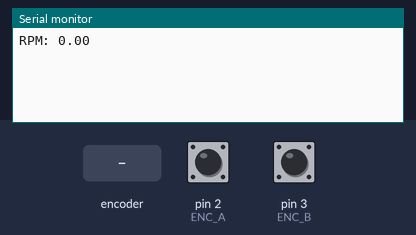
Bench run of a sketch on a simulated Arduino Uno, built with avr-gcc and run on an emulated ATmega328P. On the bench: the last lines printed to the serial monitor. Inputs (shaded band) come from the test bench; at power-on: pin 2 (ENC_A) HIGH, pin 3 (ENC_B) HIGH.

Above: at 1.2 s.
1.3 s: rotary encoder on pin 2 (ENC_A) / pin 3 (ENC_B) turned 1 step (first pin leading)
At 2.8 s:
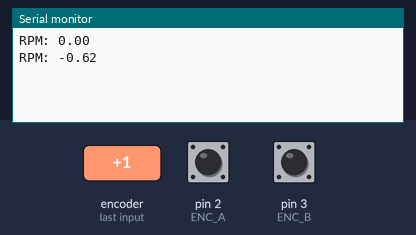
3.0 s: rotary encoder on pin 2 (ENC_A) / pin 3 (ENC_B) turned 1 step (first pin leading)
At 3.8 s:
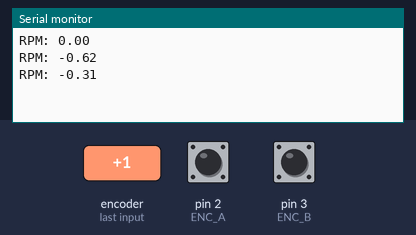
Timing chart, 0 to 6.0 s (numbered marks = the images above; inputs shaded):
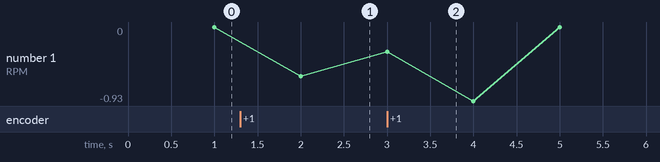

The sketch:

linear.ino
```cpp
#define ENC_A     2
#define ENC_B     3
#define MD_A      4
#define MD_B      5
#define M_PWM     9

#define PULSE_PER_ROT 193.6f
#define ENC_BUFF_CNT  10
#define ENC_DT    3  // us

volatile int32_t encoder = 0;
volatile int phase = 0; // (AB) 0: 00, 1: 01, 2: 11, 3: 10

void encoder_isr() {
  int a = digitalRead(ENC_A);
  int b = digitalRead(ENC_B);
  int new_phase = -1;
  if(!a && !b) {
    new_phase = 0;
  }else if(!a && b) {
    new_phase = 1;
  }else if(a && b) {
    new_phase = 2;
  }else if(a && !b) {
    new_phase = 3;
  }
  // 3 -> 0
  if(phase == 3 && new_phase == 0) {
    encoder ++;
  // 0 -> 3
  }else if(phase == 0 && new_phase == 3) {
    encoder --;
  // 0 <-> 1 <-> 2 <-> 3
  }else {
    encoder += new_phase - phase;
  }
  phase = new_phase;
}


void setup() {
  Serial.begin(9600);
  // pinMode(MD_A, OUTPUT);
  // pinMode(MD_B, OUTPUT);
  pinMode(ENC_A, INPUT);
  pinMode(ENC_B, INPUT);
  attachInterrupt(0, encoder_isr, CHANGE);
  attachInterrupt(1, encoder_isr, CHANGE);
  // q2
  // digitalWrite(MD_A, 1);
  // digitalWrite(MD_B, 0);
  // analogWrite(M_PWM, 200);
}

// int last_encoder = 0;
// int encoder_cursor = 0;
// uint32_t last_update = millis();

void loop() {
  // Serial.print("Encoder: ");
  // Serial.println(encoder);
  // delay(100);
  static int32_t last_encoder = 0;
  delay(1000);
  // get rpm
  float rotation = (encoder - last_encoder) / PULSE_PER_ROT;
  last_encoder = encoder;
  Serial.print("RPM: ");
  Serial.println(rotation * 60);
}
```

main.cpp
```cpp
#include <Arduino.h>

#define ENC_A     	(2)
#define ENC_B     	(3)
#define MD_A      	(6)
#define MD_B      	(7)
#define M_PWM     	(5)
#define END_STOP	(13)

#define PULSE_PER_REV 	(193.6f)
#define LOOP_DT    		(1)  // ms
#define DIST_PER_REV	(40)
#define DOWN_SAMPLE		(10)
#define VEL_FILT		(0.05f)
#define MIN_VEL			(4.9f)		// mm/s
#define MAX_VEL			(400.1f)	// mm/s
#define MIN_POS			(-0.1f)		// mm
#define MAX_POS			(200.1f)	// mm

#define REPORT_IDENT	{0xAA, 0xBB, 0xCC, 0xDD}
#define CTRL_CFG_IDENT	(0xEE)
#define PID_CFG_IDENT	(0xFF)

#define VELOCITY_MODE	(0)
#define POSITION_MODE	(1)

typedef struct {
	float vel;
	float pos;
	float target_vel;
	float target_pos;
	float output;
	float p;
	float i;
	float d;
	uint8_t ident[4];
}status_report_t;
status_report_t report = {0};

typedef struct {
	uint8_t ident[4];
	float target_vel;
	float target_pos;
	int32_t mode;
}control_t;

typedef struct {
	uint8_t ident[4];
	float kp;
	float ki;
	float kd;
	int32_t type; // 0: velocity, 1: position
}pid_config_t;
pid_config_t vel_cfg = {.ident = {0}, .kp = 10.0f, .ki = 0.1f, .kd = 0.0f, .type = 0};
pid_config_t pos_cfg = {.ident = {0}, .kp = 20.0f, .ki = 0.1f, .kd = 10.0f, .type = 1};

volatile int8_t isr_encoder = 0;
int32_t encoder = 0;
float vel = 0;	// mm/s
float pos = 0;	// mm
float target_vel = 0; // mm/s
float target_pos = 0; // mm
int32_t mode = VELOCITY_MODE; // 0: velocity, 1: position
float vel_filt = VEL_FILT;

void encoder_isr() {
	static volatile int phase = 0; // (AB) 0: 00, 1: 01, 2: 11, 3: 10
	int a = digitalRead(ENC_A);
	int b = digitalRead(ENC_B);
	int new_phase = -1;
	if(!a && !b) {
		new_phase = 0;
	}else if(!a && b) {
		new_phase = 1;
	}else if(a && b) {
		new_phase = 2;
	}else if(a && !b) {
		new_phase = 3;
	}
	// 3 -> 0
	if(phase == 3 && new_phase == 0) {
		isr_encoder ++;
	// 0 -> 3
	}else if(phase == 0 && new_phase == 3) {
		isr_encoder --;
	// 0 <-> 1 <-> 2 <-> 3
	}else {
		isr_encoder += new_phase - phase;
	}
	phase = new_phase;
}


float constrain_vel(float value) {
	if(value > 0 && value > MIN_VEL) {
		return constrain(value, MIN_VEL, MAX_VEL);
	}else if(value < 0 && value < -MIN_VEL) {
		return constrain(value, -MAX_VEL, -MIN_VEL);
	}else {
		return 0;
	}
}

float constrain_pos(float value) {
	if(value > 0 && value > MIN_POS) {
		return constrain(value, MIN_POS, MAX_POS);
	}else if(value < 0 && value < -MIN_POS) {
		return constrain(value, -MAX_POS, -MIN_POS);
	}else {
		return 0;
	}
}


void handle_serial() {
	static uint8_t serial_buffer[64] = {0};
	static int serial_cursor = 0;
	static int pack_type = 0; // 0: ctrl, 1: pid
	if(Serial.available()) {
		uint8_t n = Serial.read();
		serial_buffer[serial_cursor++] = n;
		// Serial.print(F("new: "));
		// Serial.println((char)n);
		// not match
		if((serial_cursor - 1 == 0 && n != 0xAA)
			|| (serial_cursor - 1 == 1 && n != 0xBB)
			|| (serial_cursor - 1 == 2 && n != 0xCC)
		) {
			serial_cursor = 0;
			// Serial.println(F("failed at first 3 char"));
		// already match 3 bytes, use last byte to get type
		}else if(serial_cursor - 1 == 3) {
			// control pack
			if(n == CTRL_CFG_IDENT) {
				pack_type = 0;
				// Serial.println(F("ctrl pack type"));
			// pid pack
			}else if(n == PID_CFG_IDENT) {
				pack_type = 1;
				// Serial.println(F("pid pack type"));
			// unknown type
			}else {
				serial_cursor = 0;
				// Serial.println(F("unknown pack type"));
			}
		// is ctrl pack
		}else if(pack_type == 0 && serial_cursor == sizeof(control_t)) {
			control_t *pack = (control_t*)&serial_buffer;
			mode = pack->mode;
			if(mode == VELOCITY_MODE) {
				target_vel = pack->target_vel;
				target_vel = constrain_vel(target_vel);
			}else if(mode == POSITION_MODE) {
				target_pos = pack->target_pos;
				target_pos = constrain_pos(target_pos);
			}
			serial_cursor = 0;
			// Serial.println(F("ctrl pack ok"));
		// is pid pack
		}else if(pack_type == 1 && serial_cursor == sizeof(pid_config_t)) {
			pid_config_t *pack = (pid_config_t*)&serial_buffer;
			if(pack->type == VELOCITY_MODE) {
				vel_cfg = *pack;
			}else if(pack->type == POSITION_MODE) {
				pos_cfg = *pack;
			}
			serial_cursor = 0;
			// Serial.println(F("pid pack ok"));
		}
	}
}


void drive_motor(int duty) {
	if(duty >= 0) {
  		digitalWrite(MD_B, 0);
		digitalWrite(MD_A, 1);
	}else {
		digitalWrite(MD_A, 0);
  		digitalWrite(MD_B, 1);
	}
	duty = constrain(duty, -255, 255);
	analogWrite(M_PWM, abs(duty));
	// Serial.println(duty);
}


void setup() {
  Serial.begin(921600);
  pinMode(MD_A, OUTPUT);
  pinMode(MD_B, OUTPUT);
  pinMode(ENC_A, INPUT);
  pinMode(ENC_B, INPUT);
  pinMode(END_STOP, INPUT_PULLUP);
  attachInterrupt(digitalPinToInterrupt(ENC_A), encoder_isr, CHANGE);
  attachInterrupt(digitalPinToInterrupt(ENC_B), encoder_isr, CHANGE);
//   drive_motor(-150);
//   delay(1000);
//   drive_motor(0);
}

void loop() {
	/* main control */
	static uint32_t last_update = 0;
	if(micros() - last_update >= (LOOP_DT * 1000)) {
		last_update = micros();
		/* 1 ms loop */
		int8_t delta_enc = isr_encoder;
		isr_encoder = 0;
		encoder += delta_enc;
		float this_vel = delta_enc * ((1000 / LOOP_DT) * (DIST_PER_REV / PULSE_PER_REV));
		// vel_filt = (100 - target_vel)
		vel = this_vel * vel_filt + vel * (1.0f - vel_filt);
		pos = encoder / (PULSE_PER_REV / DIST_PER_REV);
		/* position control */
		if(mode == POSITION_MODE) {
			static float pos_error_i = 0;
			static float last_pos_error = 0;
			float pos_error = target_pos - pos;
			pos_error_i += pos_error;
			pos_error_i = constrain(pos_error_i, -1000, 1000);
			float pos_p 	= pos_error * pos_cfg.kp;
			float pos_i 	= pos_error_i * pos_cfg.ki;
			float pos_d 	= (pos_error - last_pos_error) * pos_cfg.kd;
			target_vel = pos_p + pos_i + pos_d;
			target_vel = constrain_vel(target_vel);
			last_pos_error = pos_error;
		}
		/* velocity control */
		static float vel_error_i = 0;
		static float last_vel_error = 0;
		float vel_error = target_vel - vel;
		vel_error_i += vel_error;
		vel_error_i = constrain(vel_error_i, -1000, 1000);
		float vel_p 	= vel_error * vel_cfg.kp;
		float vel_i 	= vel_error_i * vel_cfg.ki;
		float vel_d 	= (vel_error - last_vel_error) * vel_cfg.kd;
		float vel_output = vel_p + vel_i + vel_d;
		last_vel_error = vel_error;
		drive_motor(vel_output);
		/* report */
		static int sample = 0;
		if(++sample >= DOWN_SAMPLE) {
			sample = 0;
			report = {
				.vel 		= vel,
				.pos 		= pos,
				.target_vel = target_vel,
				.target_pos = target_pos,
				.output 	= vel_output,
				.p 			= vel_p,
				.i 			= vel_i,
				.d			= 0,
				.ident		= REPORT_IDENT,
			};
			Serial.write((uint8_t*)&report, sizeof(report));
		}
	}
	/* endstop */
	if(digitalRead(END_STOP) == HIGH && target_vel < 0) {
		target_vel = 0;
		encoder = 0;
	}else if(pos > 200 && target_vel > 0){
		target_vel = 0;
	}
	/* serial */
	handle_serial();
	/* print */
	// static uint32_t last_print = 0;
	// if(millis() - last_print >= 500) {
	// 	last_print = millis();
	// 	Serial.print("pos: ");
	// 	Serial.print(pos);
	// 	Serial.print(", vel: ");
	// 	Serial.println(vel);
	// 	Serial.print("btn: ");
	// }
}
```

Measured:
- after the input at 1.3 s, the serial monitor: prints a new line after 0.70 s (image 1)
- after the input at 3.0 s, the serial monitor: prints a new line at once (image 2)
- plotted number 1: 0 → -0.62 after the input at 1.3 s
